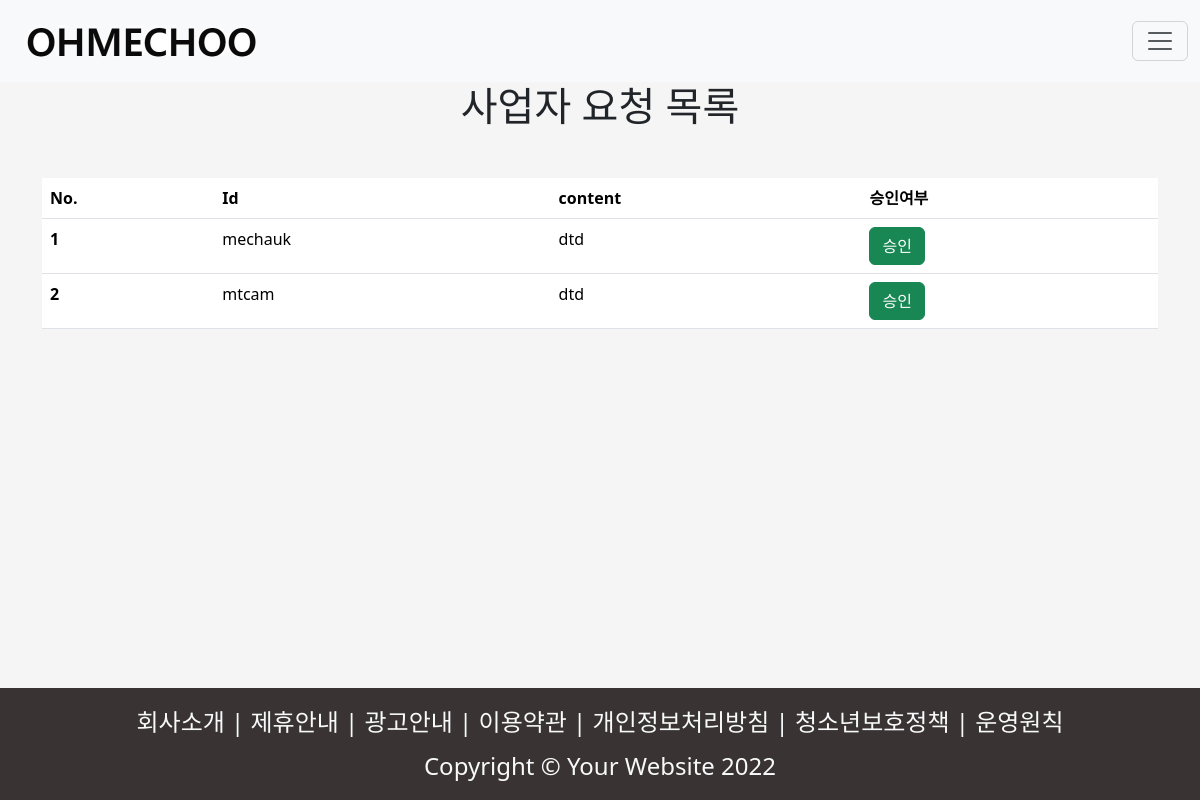
/accounts/check/, run on an earlier commit of the app's database.
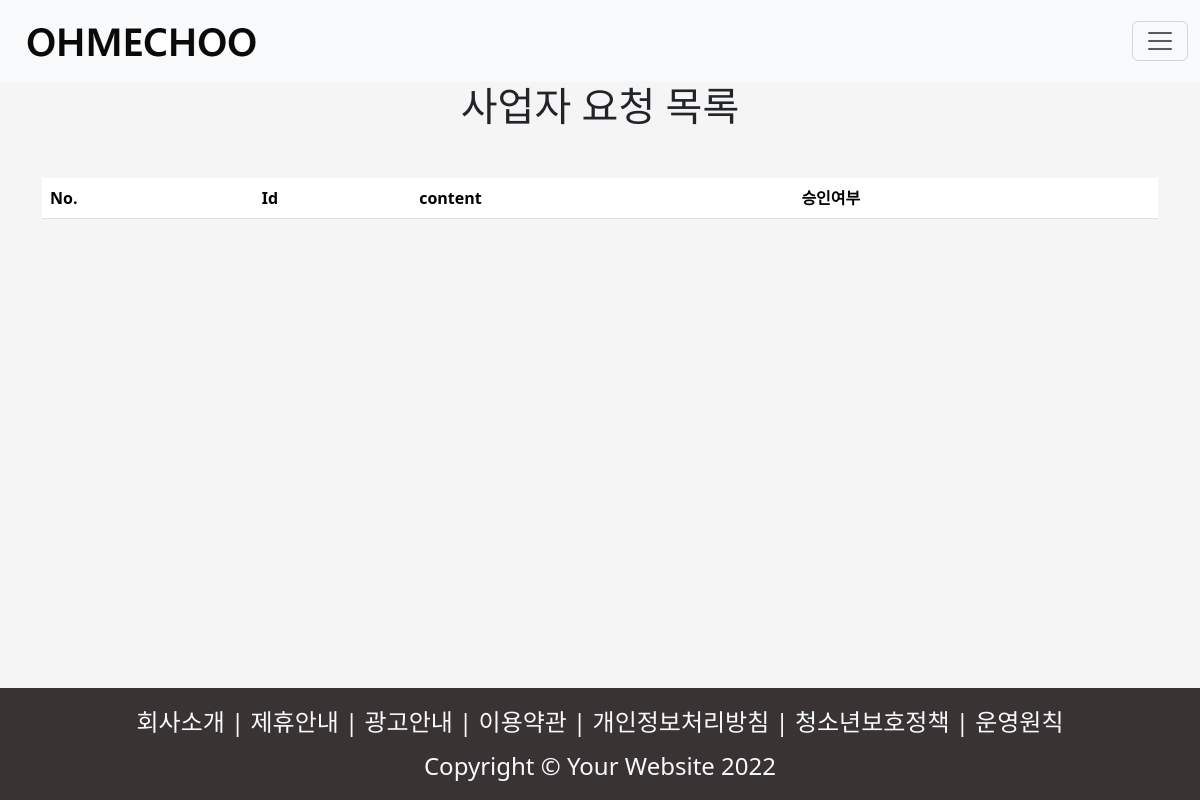
And on a later commit of the database.
### accounts/models.py (models this page shows, shortened)
class Isowner(models.Model):
    user = models.ForeignKey(settings.AUTH_USER_MODEL, on_delete=models.CASCADE)
    content = models.TextField()

class User(AbstractUser):
    followings = models.ManyToManyField('self',symmetrical = False, related_name = 'followers')
    is_owner = models.BooleanField(default=False)
    image = models.ImageField(upload_to='images/', blank=True) # 프로필사진

### accounts/views.py (the view)
# urls.py: path('check/', views.check, name='check'),
def check(request):
    lists = Isowner.objects.all()
    return render(request,'accounts/check.html',{'lists':lists,})

### accounts/templates/accounts/check.html
{% extends 'base.html' %}
{% load django_bootstrap5 %}
{% block content %}
  <div class="container">
    <h1 class='text-center mb-5'>사업자 요청 목록</h1>
    <table class="table">
      <thead>
        <tr>
          <th scope="col">No.</th>
          <th scope="col">Id</th>
          <th scope="col">content</th>
          <th scope="col">승인여부</th>
        </tr>
      </thead>
      <tbody>
        {% for lst in lists %}
          <tr>
            <th scope="row">{{ forloop.counter }}</th>
            <td>{{ lst.user }}</td>
            <td>{{ lst.content }}</td>
            <td>
              <a class="btn btn-success" href="{% url 'accounts:approve' lst.pk lst.user.pk %}">승인</a>
            </td>
          </tr>
        {% endfor %}
      </tbody>
    </table>
  </div>
{% endblock %}

### templates/base.html (shortened to what this page needs)
{% load static %}
{% load django_bootstrap5 %}
<!DOCTYPE html>
<html lang="en">
  <head>
    <link rel="stylesheet" href="https://cdn.jsdelivr.net/npm/bootstrap-icons@1.9.1/font/bootstrap-icons.css">
    <link href="https://cdn.jsdelivr.net/npm/bootstrap@5.2.1/dist/css/bootstrap.min.css" rel="stylesheet">
    <link rel="stylesheet" href="https://cdnjs.cloudflare.com/ajax/libs/Swiper/4.5.1/css/swiper.min.css">
    {% bootstrap_css %}
  </head>
  <body>
    <nav class="navbar bg-light ">
      <div class="container-fluid">
        <a class="navbar-brand" href="{% url 'reviews:main' %}"><img src="{% static 'logo333.jpg' %}" style="width: 50%;"></a>
        <button class="navbar-toggler" type="button" data-bs-toggle="offcanvas" data-bs-target="#offcanvasNavbar" aria-controls="offcanvasNavbar">
          <span class="navbar-toggler-icon"></span>
        </button>
      </div>
    </nav>
    <main>
      {% block content %}{% endblock %}
    </main>
  <footer class="py-3" style="background-color: rgb(57, 51, 51);">
    <p class="text-center mb-0 mb-2 text-light fs-4">
      회사소개 | 제휴안내 | 광고안내 | 이용약관 | 개인정보처리방침 | 청소년보호정책 | 운영원칙</p>
    <p class="text-center mb-0 text-light fs-4">Copyright © Your Website 2022</p>
  </footer>
</body>
</html>

### templates/base.html (style rules this page uses)
body, html { height: 100%; }
body { display: flex; flex-direction: column; background-color: whitesmoke; }
main { flex: 1; }
a { text-decoration: none; color: black; }

What changed in the data, as far as the page shows it:
removed Isowner: user "mechauk", content "dtd"
removed Isowner: user "mtcam", content "dtd"
